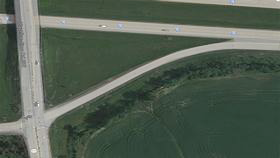
%> input picture input_image10.png, 280 x 158 px
$ octave road_extraction10.m   (GNU Octave 9; MATLAB toolbox functions it lacks are replaced by stand-ins)
%> lines starting %> are read from the running program, lines starting %| are printed output that depends on the picture; in (x1, y1, x2, y2) boxes, pixels count from 0 and x2, y2 are one past the last pixel; in counts of white or black regions, pixels touching at a corner belong together; the program's own positions count from 1
clc
clear all;
close all;
I=imread('input_image10.png');
%> I is the input picture: size 158x280x3 uint8; mean R, G, B 82.7, 95, 82
figure;
imshow(I);
title('Original image');

J=rgb2gray(I);
%whos
figure,imshow(J);
title('grayscale image');
% [7 lines of commented-out code are left out]
figure;
imshow(J);

level = graythresh(J);
%> level = 0.463
I=im2bw(J,level);
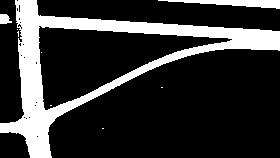
%> I: size 158x280 logical; 20.6% white; 9 white regions (6 under 20 px), largest, box (x1, y1, x2, y2) and area: (0, 0, 280, 158) 8418, (158, 0, 280, 9) 579, (0, 14, 12, 24) 92
I=imread('input_image10.png');
I = im2bw(I, 0.65);
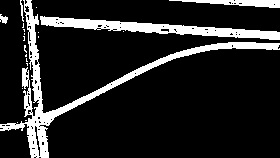
%> I: size 158x280 logical; 14.1% white; 20 white regions (15 under 20 px), largest, box (x1, y1, x2, y2) and area: (0, 0, 280, 158) 3546, (40, 16, 280, 40) 2067, (169, 0, 280, 8) 485, (0, 14, 8, 24) 48, (20, 0, 24, 22) 38
figure;
imshow(I);
title('Binary image after thresholding');


B = medfilt2(I);
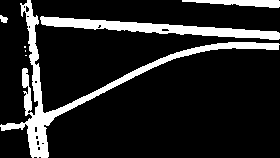
%> B: size 158x280 logical; 14.2% white; 7 white regions (3 under 20 px), largest, box (x1, y1, x2, y2) and area: (0, 0, 280, 158) 3662, (40, 16, 280, 40) 2101, (182, 0, 280, 8) 477, (0, 15, 8, 23) 43
figure,imshow(B);
title('median filtered image');

im = bwareaopen(B,1500);
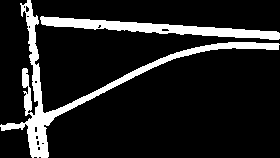
%> im: size 158x280 logical; 13% white; 2 white regions, box (x1, y1, x2, y2) and area: (0, 0, 280, 158) 3662, (40, 16, 280, 40) 2101
%Binary = imfill(im,'holes');
figure,imshow(im);
title('removing connected components(pixel <6)');

 gt=imread('ground_truth10.png');
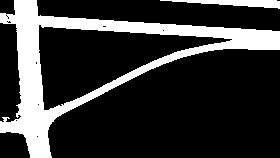
%> input picture ground_truth10.png, 280 x 158 px
%> gt is the input picture: size 158x280 uint8; values 0 (black) and 1 (white), 21% white; 2 white regions, box (x1, y1, x2, y2) and area: (0, 0, 280, 158) 8743, (160, 0, 280, 9) 555
 gt_numeric=double(gt);
 im_numeric=double(im*1);

 figure,
 imshow(gt_numeric);
 title('image 10 groundtruth');

 gt_1D=gt_numeric(:);
 im_1D=im_numeric(:);

 C2=confusionmat(gt_1D,im_1D);
%> C2 = [34938 4; 3539 5759]
 disp(C2);
%|    34938       4
%|     3539    5759

 Accuracy=((C2(1,1)+C2(2,2))/(C2(1,1)+C2(1,2)+C2(2,1)+C2(2,2)))*100;
%> Accuracy = 91.99
 disp(Accuracy);
%| 91.991

BW = bwmorph(im,'remove');
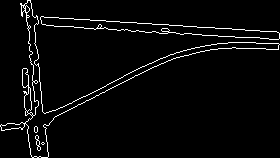
%> BW: size 158x280 logical; 3.7% white in thin lines or dots
figure,imshow(BW);
title('morphological filtering');

BW1 = edge(BW,'sobel');
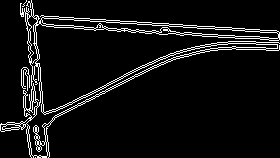
%> BW1: size 158x280 logical; 6.9% white in thin lines or dots
figure,imshow(BW1);
title('edge detection(sobel)');

%> (the run ends here)
